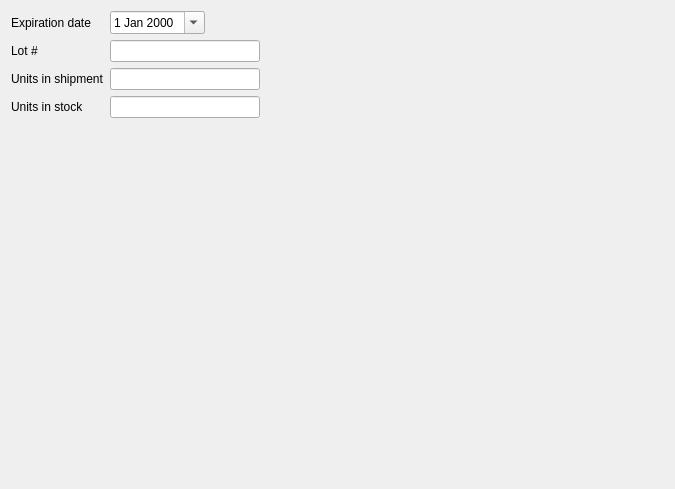
<?xml version="1.0" encoding="UTF-8"?>
<ui version="4.0">
 <class>ASW_Page00</class>
 <widget class="QWizardPage" name="ASW_Page00">
  <property name="geometry">
   <rect>
    <x>0</x>
    <y>0</y>
    <width>675</width>
    <height>489</height>
   </rect>
  </property>
  <property name="windowTitle">
   <string>WizardPage</string>
  </property>
  <layout class="QFormLayout" name="formLayout">
   <item row="0" column="0">
    <widget class="QLabel" name="expireLabel">
     <property name="text">
      <string>Expiration date</string>
     </property>
    </widget>
   </item>
   <item row="0" column="1">
    <layout class="QHBoxLayout" name="horizontalLayout">
     <item>
      <widget class="QDateEdit" name="expireField">
       <property name="calendarPopup">
        <bool>true</bool>
       </property>
      </widget>
     </item>
     <item>
      <spacer name="horizontalSpacer">
       <property name="orientation">
        <enum>Qt::Horizontal</enum>
       </property>
       <property name="sizeHint" stdset="0">
        <size>
         <width>40</width>
         <height>20</height>
        </size>
       </property>
      </spacer>
     </item>
    </layout>
   </item>
   <item row="1" column="0">
    <widget class="QLabel" name="lotLabel">
     <property name="text">
      <string>Lot #</string>
     </property>
    </widget>
   </item>
   <item row="1" column="1">
    <layout class="QHBoxLayout" name="horizontalLayout_2">
     <item>
      <widget class="QLineEdit" name="lotField">
       <property name="minimumSize">
        <size>
         <width>150</width>
         <height>0</height>
        </size>
       </property>
       <property name="maximumSize">
        <size>
         <width>150</width>
         <height>16777215</height>
        </size>
       </property>
      </widget>
     </item>
     <item>
      <spacer name="horizontalSpacer_2">
       <property name="orientation">
        <enum>Qt::Horizontal</enum>
       </property>
       <property name="sizeHint" stdset="0">
        <size>
         <width>40</width>
         <height>20</height>
        </size>
       </property>
      </spacer>
     </item>
    </layout>
   </item>
   <item row="2" column="0">
    <widget class="QLabel" name="unitsLabel">
     <property name="text">
      <string>Units in shipment</string>
     </property>
    </widget>
   </item>
   <item row="2" column="1">
    <layout class="QHBoxLayout" name="horizontalLayout_3">
     <item>
      <widget class="QLineEdit" name="unitsField">
       <property name="minimumSize">
        <size>
         <width>150</width>
         <height>0</height>
        </size>
       </property>
       <property name="maximumSize">
        <size>
         <width>150</width>
         <height>16777215</height>
        </size>
       </property>
      </widget>
     </item>
     <item>
      <spacer name="horizontalSpacer_3">
       <property name="orientation">
        <enum>Qt::Horizontal</enum>
       </property>
       <property name="sizeHint" stdset="0">
        <size>
         <width>40</width>
         <height>20</height>
        </size>
       </property>
      </spacer>
     </item>
    </layout>
   </item>
   <item row="3" column="0">
    <widget class="QLabel" name="stockLabel">
     <property name="text">
      <string>Units in stock</string>
     </property>
    </widget>
   </item>
   <item row="3" column="1">
    <layout class="QHBoxLayout" name="horizontalLayout_4">
     <item>
      <widget class="QLineEdit" name="stockField">
       <property name="minimumSize">
        <size>
         <width>150</width>
         <height>0</height>
        </size>
       </property>
       <property name="maximumSize">
        <size>
         <width>150</width>
         <height>16777215</height>
        </size>
       </property>
      </widget>
     </item>
     <item>
      <spacer name="horizontalSpacer_4">
       <property name="orientation">
        <enum>Qt::Horizontal</enum>
       </property>
       <property name="sizeHint" stdset="0">
        <size>
         <width>40</width>
         <height>20</height>
        </size>
       </property>
      </spacer>
     </item>
    </layout>
   </item>
  </layout>
 </widget>
 <resources/>
 <connections/>
</ui>
